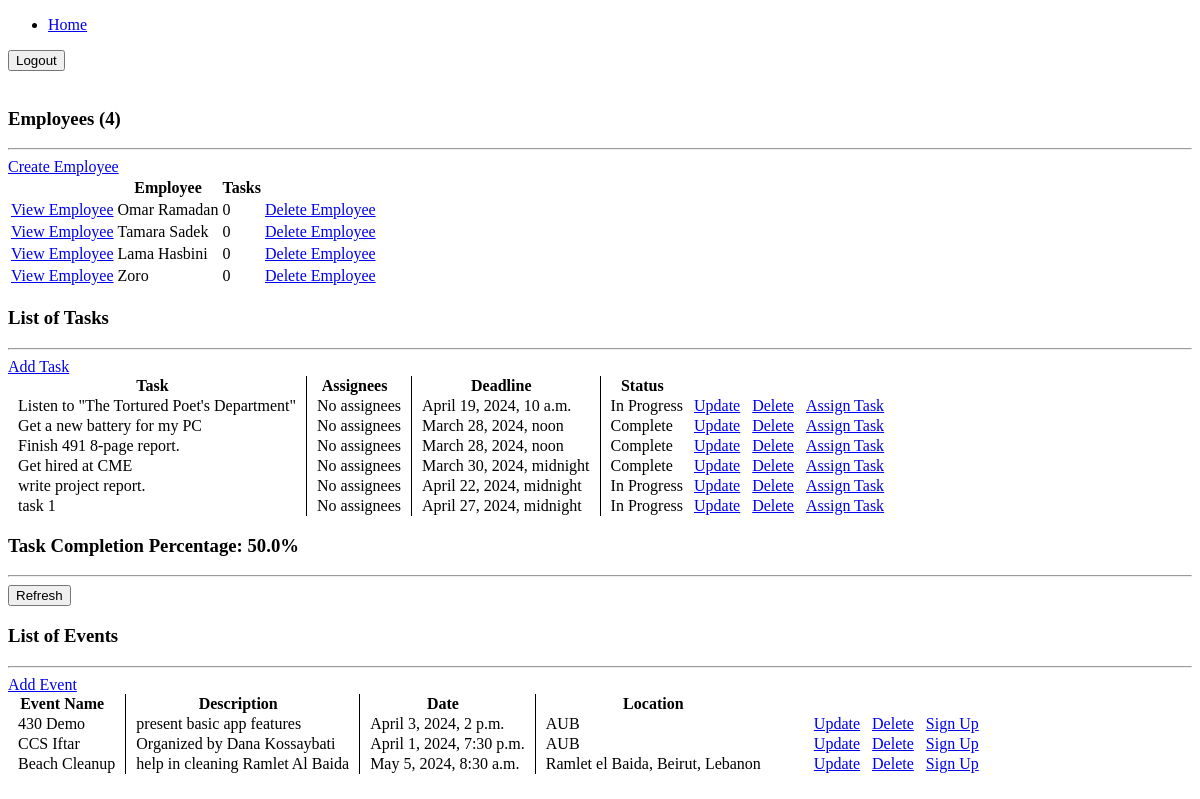
The app's page /, older data.
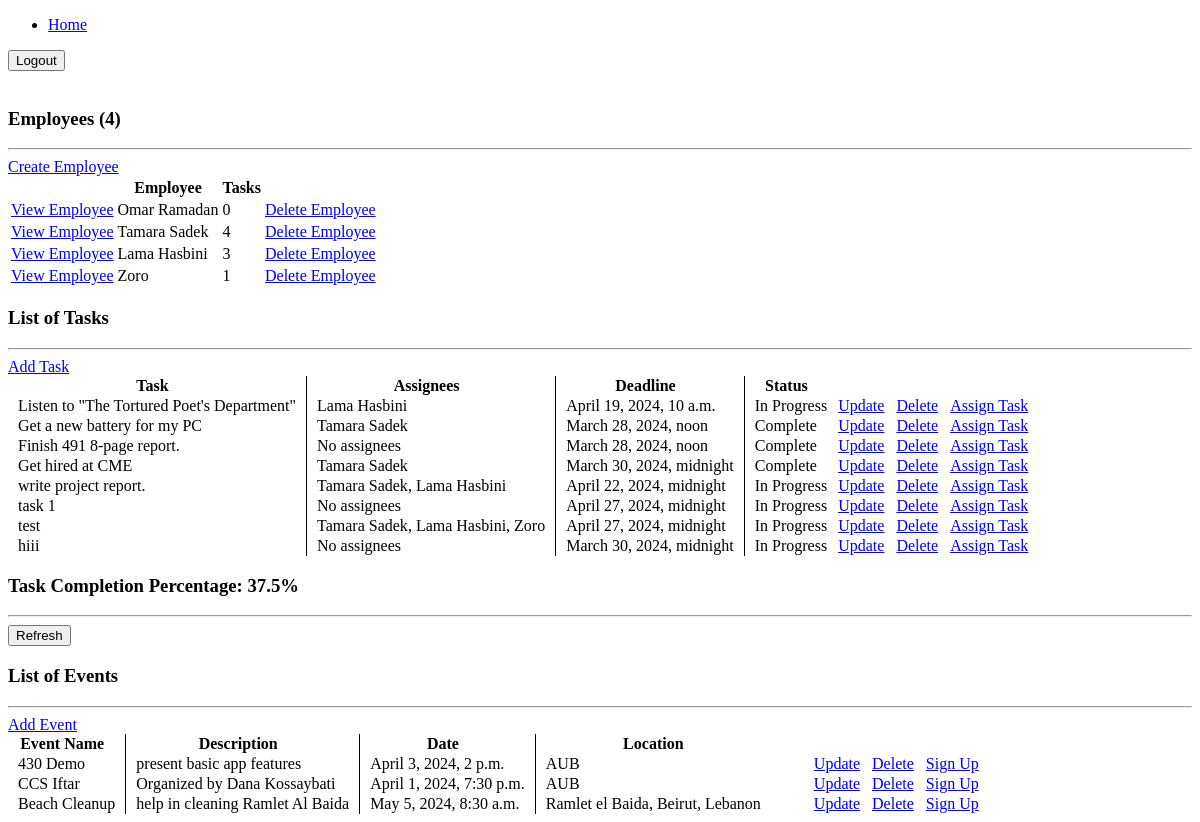
The same page, newer data.
### myapp430/models.py (models this page shows, shortened)
class Employee(models.Model):
	CATEGORY = (
			('Employee', 'Employee'),
			('Employer', 'Employer'),
			('Team Manager', 'Team Manager'),
			('Well-being Specialist', 'Well-being Specialist'),
			('HR Specialist','HR Specialist')
			)
	employee_id = models.AutoField(primary_key=True)
	name = models.CharField(max_length=200)
	phone = models.CharField(max_length=15, null=True)
	email = models.CharField(max_length=200)
	position = models.CharField(max_length=200,choices=CATEGORY)
	team_id = models.IntegerField(null=True) # should this be from Team DB??
	address=models.CharField(max_length=200, null=True)
	points=models.IntegerField(default=0)
	@property
	def tasks(self):
		task_count = self.task_set.all().count()
		return str(task_count)

class Task(models.Model):
	STATUS = (
			('Complete', 'Complete'),
			('In Progress', 'In Progress'),
			)
	task_id = models.AutoField(primary_key=True)
	employees = models.ManyToManyField(Employee, blank=True)
	deadline=  models.DateTimeField()
	points = models.IntegerField(default=0)
	description = models.TextField()
	status = models.CharField(choices=STATUS, default='In Progress', max_length=11)
	date_created = models.DateTimeField(auto_now_add=True, null=True, blank=True)
	credited = models.BooleanField(default=False)

class Events(models.Model): #- Events DB (event id,event name, description, date, location)
	event_name = models.TextField()
	event_id = models.AutoField(primary_key=True)
	description = models.TextField()
	date = models.DateTimeField(null=True, blank=True)
	location=models.TextField()

### myapp430/views.py (the view)
# urls.py: path('', views.home, name="home page"),
def home(request):
    employees = Employee.objects.all().order_by('employee_id')
    tasks = Task.objects.all()
    events = Events.objects.all()  # Retrieve all events
    total_employees = employees.count()
    total_tasks = tasks.count()
    complete_tasks = Task.objects.filter(status='Complete').count()
    pending_tasks = Task.objects.filter(status='In Progress').count()
    completion_percentage = totalCompletion()
    context = {
        'employees': employees,
        'tasks': tasks,
        'events': events,  # Add events to the context
        'total_employees': total_employees,
        'total_tasks': total_tasks,
        'complete': complete_tasks,
        'in_progress': pending_tasks,  # Fix the key name to match the template
        'completion_percentage' : completion_percentage,
    }
    return render(request, 'myapp430/homepage.html', context)

### myapp430/views.py (called while the page is built)
def totalCompletion():
    total_tasks = Task.objects.count()
    completed_tasks = Task.objects.filter(status='Complete').count()
    if total_tasks > 0:
        completion_percentage = (completed_tasks / total_tasks) * 100
    else:
        completion_percentage = 0
    return round(completion_percentage, 2)

### myapp430/templates/myapp430/homepage.html (shortened to what the changed rows need)
<!DOCTYPE html>
<html lang="en">
<head>
</head>
<body>
    <br>
    <div class="row">
        <div class="col-md-5">
            <div class="card card-body">
                <table class="table table-sm">
                    <tr>
                        <th></th>
                        <th>Employee</th>
                        <th>Tasks</th>
                    </tr>
                    {% for employee in employees %}
                        <tr>
                            <td><a href="{% url 'view employee' id=employee.employee_id %}" class="btn btn-sm btn-info">View Employee</a></td>
                            <td>{{ employee.name }}</td>
                            <td>{{ employee.tasks }}</td>
                            <td><a href="{% url 'delete employee' employee.employee_id %}" class="btn btn-sm btn-info">Delete Employee</a></td>
                        </tr>
                    {% endfor %}
                </table>
            </div>
        </div>
        <div class="col-md-7">
            <div class="card card-body">
                <table class="table table-sm" style="border-collapse: collapse;">
                    <tr>
                        <th style="border-right: 1px solid black; padding-right: 10px;">Task</th>
                        <th style="border-right: 1px solid black; padding-right: 10px;">Assignees</th>
                        <th style="border-right: 1px solid black; padding-right: 10px;">Deadline</th>
                        <th style="padding-right: 10px;">Status</th>
                    </tr>
                    {% for task in tasks %}
                        <tr>
                            <td style="border-right: 1px solid black; padding-right: 10px; padding-left: 10px;">{{task.description}}</td>
                            <td style="border-right: 1px solid black; padding-right: 10px; padding-left: 10px;">
                                {% for employee in task.employees.all %}
                                    {{ employee.name }}{% if not forloop.last %}, {% endif %}
                                {% empty %}
                                    No assignees
                                {% endfor %}
                            </td>
                            <td style="border-right: 1px solid black; padding-right: 10px;  padding-left: 10px;">{{task.deadline}}</td>
                            <td style="padding-right: 10px;  padding-left: 10px;">{{task.status}}</td>
                            <td><a class="btn btn-sm btn-warning" href="{% url 'update task' task.task_id %}" style="padding-right: 10px;">Update</a></td>
                            <td><a class="btn btn-sm btn-danger" href="{% url 'delete task' task.task_id %}" style="padding-right: 10px;">Delete</a></td>
                            <td><a class="btn btn-sm btn-danger" href="{% url 'assign task' task.task_id %}">Assign Task</a></td>
                        </tr>
                    {% endfor %}
                </table>
            </div>
        <div class="col-md">
            <div class="card card-body">
                <h3>Task Completion Percentage: {{completion_percentage}}%</h3>
                <hr>
                <button onclick="refreshPage()">Refresh</button>
        </div>
            <div class="card card-body">
                <table class="table table-sm" style="border-collapse: collapse;">
                    <tr>
                        <th style="border-right: 1px solid black; padding-right: 10px;">Event Name</th>
                        <th style="border-right: 1px solid black; padding-right: 10px;">Description</th>
                        <th style="border-right: 1px solid black; padding-right: 10px;">Date</th>
                        <th style="padding-right: 10px; padding-left: 10px;">Location</th>
                    </tr>
                    {% for event in events %}
                        <tr>
                            <td style="border-right: 1px solid black; padding-right: 10px; padding-left: 10px;">{{ event.event_name }}</td>
                            <td style="border-right: 1px solid black; padding-right: 10px;  padding-left: 10px;">{{ event.description }}</td>
                            <td style="border-right: 1px solid black; padding-right: 10px;  padding-left: 10px;">{{ event.date }}</td>
                            <td style="padding-right: 10px;  padding-left: 10px;">{{ event.location }}</td>
                            <td>
                            </td>
                            <td><a class="btn btn-sm btn-warning" href="{% url 'update Event' event.event_id %}" style="padding-right: 10px;">Update</a></td>
                            <td><a class="btn btn-sm btn-danger" href="{% url 'delete event' event.event_id %}" style="padding-right: 10px;">Delete</a></td>
                            <td><a class="btn btn-sm btn-primary" href="{% url 'Signup event' event.event_id %}">Sign Up</a></td>
                        </tr>
                    {% endfor %}
                </table>
            </div>
        </div>
    </div>
</body>
</html>

Row changes from the older to the newer data that the page shows:
computed for Employee "Tamara Sadek": tasks "0" → "4"
computed for Employee "Lama Hasbini": tasks "0" → "3"
computed for Employee "Zoro": tasks "0" → "1"
changed Task "Listen to \"The Tortured Poet's Department\"": gains Employee (name "Lama Hasbini", tasks "3"); no longer shows "No assignees"
changed Task "Get a new battery for my PC": gains Employee (name "Tamara Sadek", tasks "4"); no longer shows "No assignees"
changed Task "Get hired at CME": gains Employee (name "Tamara Sadek", tasks "4"); no longer shows "No assignees"
changed Task "write project report.": gains Employee (name "Tamara Sadek", tasks "4"); gains Employee (name "Lama Hasbini", tasks "3"); no longer shows "No assignees"
added Task: description "test", deadline "April 27, 2024, midnight", status "In Progress", Employee (name "Tamara Sadek"), Employee (name "Lama Hasbini"), Employee (name "Zoro")
added Task: description "hiii", deadline "March 30, 2024, midnight", status "In Progress"
Text that changed along with them:
{{ completion_percentage }}: "50.0" → "37.5"
